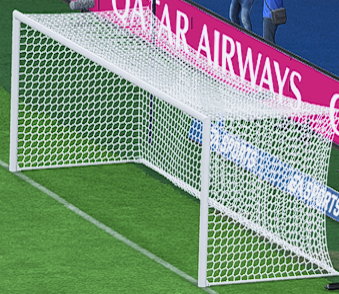
#> input picture trackGoalPost/postImgs/1.PNG, 339 x 294 px, given in place of the camera
$ python cornerDetectionWCam.py
#> lines starting #> are read from the running program, lines starting #| are printed output that depends on the picture; after the words box and inside, x2 and y2 are one past the last pixel; in counts of white or black regions, pixels touching at a corner belong together
#> further down, frame is the input picture: shape (294, 339, 3); mean B, G, R 130.5, 147.2, 128.8
import cv2
import numpy as np
from PIL import ImageGrab
import pyautogui as pg
basePath = "Computer-Vision-py/DATA/"
purpHue = (255,0,255)
redHue = (55,0,255)


cam = cv2.VideoCapture(0)

# detect with harris | pass in grayscale version into image
def makeHarrisFrame(frame: np.ndarray, grayFrame: np.ndarray) -> np.ndarray:
    grayFrame = np.float32(grayFrame)
    cornerRes = cv2.cornerHarris(
        src=grayFrame,
        blockSize=3,
        ksize=3,
        k=0.04 # has an equation to find ( provided )
    )

    # mark real frame
    frame[cornerRes > 0.01*cornerRes.max()] = [255,0,255]

def myGoodFeaturesToTrack(frame: np.ndarray, grayFrame: np.ndarray):
    corners = cv2.goodFeaturesToTrack( # returns None for some odd reason
        image= grayFrame,
        maxCorners= 50,
        qualityLevel = 0.25,
        minDistance= 2
    )
#> corners = 50 rows, first 8: [285, 130], [268, 119], [248, 218], [299, 129], [302, 131], [224, 205], [200, 145], [254, 129]
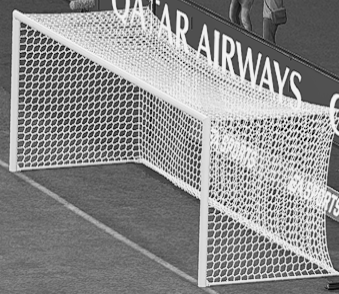
#> grayFrame: shape (294, 339); min 0, max 252, mean 140.1

    # must convert to int here ! need to find out y
    # if (corners == None):
    #      return frame

    corners = np.int0(corners)

    for i in corners:
        x,y = i.ravel()

        cv2.circle(
            frame,
            (x,y),
            2,
            redHue,
            2
        )
#> this loop made 50 passes
#> (x, y) on passes 1 to 12: (285, 130), (268, 119), (248, 218), (299, 129), (302, 131), (224, 205), (200, 145), (254, 129), (255, 120), (286, 128), (242, 120), (228, 129)
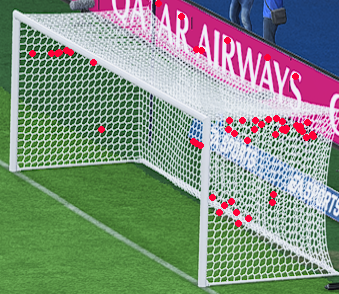
#> frame: shape (294, 339, 3); 1.69% of pixels changed, all inside (x1, y1, x2, y2) = (29, 0, 317, 227)

# [28 lines of commented-out code are left out]

def grabScreenFrame() -> np.ndarray:
    img = pg.screenshot()
    return np.asarray(img, dtype=np.uint8)

capture = cv2.VideoCapture(0)
while (1):

    # grabs screenshot
    # frame = grabScreenFrame()

    # grab video
    ret, frame = capture.read()
    frame2 = frame.copy()
    # [6 lines of commented-out code are left out]

    myGoodFeaturesToTrack(
        frame,
        cv2.cvtColor(frame, cv2.COLOR_RGB2GRAY)
    )


    cv2.imshow("Camera",frame)
    cv2.imshow("Camera2",frame2)
    if ( cv2.waitKey(1) & 0xFF == 0x0000001B ):
#> (key Esc is pressed here)
        break
cv2.destroyAllWindows()

$ run again, on trackGoalPost/postImgs/3.PNG
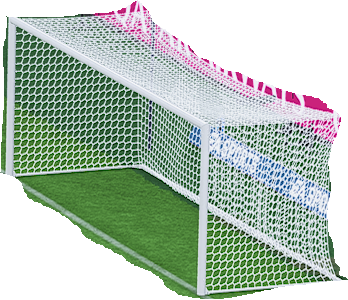
#> input picture trackGoalPost/postImgs/3.PNG, 348 x 300 px, given in place of the camera
#> frame is the input picture: shape (300, 348, 3); mean B, G, R 179.2, 192.6, 176.6
#> corners = 50 rows, first 8: [235, 227], [285, 231], [222, 220], [302, 131], [256, 125], [242, 187], [237, 218], [249, 225]
#> in myGoodFeaturesToTrack, `corners = cv2.goodFeaturesToTrack(`:
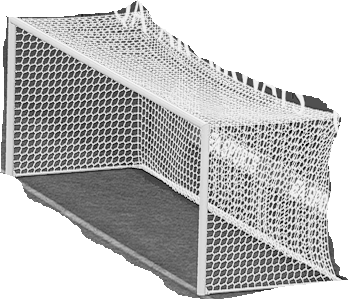
#> grayFrame: shape (300, 348); min 0, max 255, mean 186.8
#> the loop in myGoodFeaturesToTrack, `for i in corners:` made 50 passes
#> after the loop in myGoodFeaturesToTrack, `for i in corners:`:
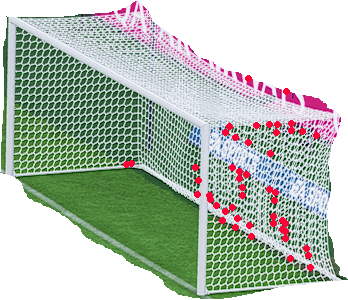
#> frame: shape (300, 348, 3); 1.73% of pixels changed, all inside (x1, y1, x2, y2) = (123, 75, 320, 271)
